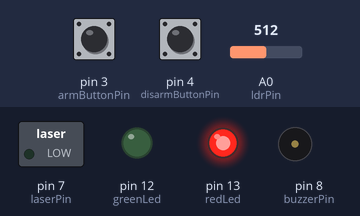
Bench run of a sketch on a simulated Arduino Uno, built with avr-gcc and run on an emulated ATmega328P. On the bench: switched loads named in the sketch (green lamp = pin HIGH), output pins drawn as LEDs (lit = HIGH), buzzer (waves = sounding). Inputs (shaded band) come from the test bench; at power-on: pin 3 (armButtonPin) HIGH, pin 4 (disarmButtonPin) HIGH, A0 (ldrPin) = 512. What the sketch prints to the serial monitor is not drawn.

Above: at 1.2 s.
1.3 s: pin 3 (armButtonPin) pulled LOW for 0.15 s
At 1.8 s:
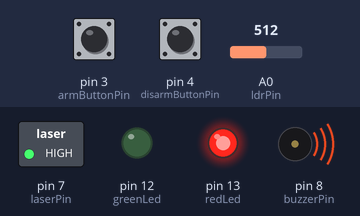
4.3 s: pin 4 (disarmButtonPin) pulled LOW for 1 s
At 5.1 s:
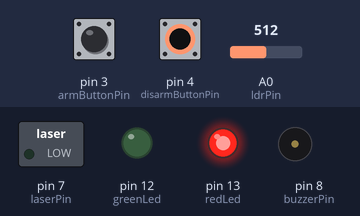
6.8 s: pin 3 (armButtonPin) pulled LOW for 1 s
At 7.8 s:
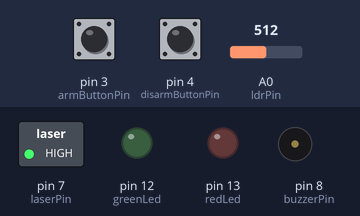
10.4 s: pin 4 (disarmButtonPin) pulled LOW for 3.2 s
At 10.8 s:
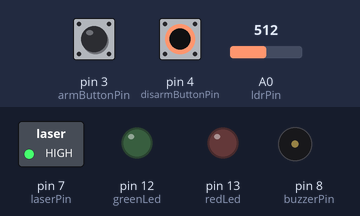
Timing chart, 0 to 13.4 s (numbered marks = the images above; inputs shaded):
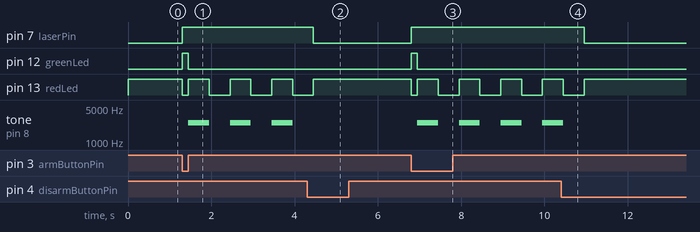

The sketch:

security-mode-ldr.ino
```cpp
// 1. Pin Definitions
const int ldrPin = A0;          // Analog input pin for LDR sensor
const int laserPin = 7;         // Digital output pin to power Laser Module
const int armButtonPin = 3;     // Push button to ARM system
const int disarmButtonPin = 4;  // Push button to DISARM system
const int buzzerPin = 8;        // Digital output pin for alarm buzzer
const int redLed = 13;          // Digital output pin for Red LED (System OFF / Alarm)
const int greenLed = 12;        // Digital output pin for Green LED (System ON / Active)

// 2. Thresholds & Variables
const int LIGHT_THRESHOLD = 600; // Adjust according to your laser & room light
bool systemArmed = false;        // System state (true = Armed, false = Disarmed)

int lastArmState = HIGH;         // Button debouncing variable
int lastDisarmState = HIGH;      // Button debouncing variable

void setup() {
  pinMode(laserPin, OUTPUT);
  pinMode(buzzerPin, OUTPUT);
  pinMode(redLed, OUTPUT);
  pinMode(greenLed, OUTPUT);

  // Enable internal pull-up resistors for both buttons
  pinMode(armButtonPin, INPUT_PULLUP);
  pinMode(disarmButtonPin, INPUT_PULLUP);

  Serial.begin(9600);
  Serial.println("--- Dual-Button Laser Security System Started ---");

  // Initial State: System DISARMED (Red LED ON, Green LED OFF, Laser OFF)
  digitalWrite(redLed, HIGH);
  digitalWrite(greenLed, LOW);
  digitalWrite(laserPin, LOW);
}

void loop() {
  // Read states of both buttons
  int armState = digitalRead(armButtonPin);
  int disarmState = digitalRead(disarmButtonPin);

  // --- 1. Check ARM Button Press ---
  if (armState == LOW && lastArmState == HIGH) {
    if (!systemArmed) {
      systemArmed = true;
      Serial.println("🟢 System ARMED - Laser Activated");
      digitalWrite(laserPin, HIGH); // Turn ON laser
      digitalWrite(greenLed, HIGH); // Turn ON Green LED (System Active)
      digitalWrite(redLed, LOW);    // Turn OFF Red LED
      noTone(buzzerPin);            // Silence buzzer
    }
    delay(150); // Debounce delay
  }

  // --- 2. Check DISARM Button Press ---
  if (disarmState == LOW && lastDisarmState == HIGH) {
    if (systemArmed) {
      systemArmed = false;
      Serial.println("🔴 System DISARMED - Laser OFF");
      digitalWrite(laserPin, LOW);  // Turn OFF laser
      digitalWrite(greenLed, LOW);  // Turn OFF Green LED
      digitalWrite(redLed, HIGH);   // Turn ON Red LED (System OFF)
      noTone(buzzerPin);            // Silence buzzer
    }
    delay(150); // Debounce delay
  }

  lastArmState = armState;
  lastDisarmState = disarmState;

  // --- 3. Security Check (Only when system is ARMED) ---
  if (systemArmed) {
    int ldrValue = analogRead(ldrPin); // Read laser intensity on LDR

    // If the beam is cut (Movement detected)
    if (ldrValue < LIGHT_THRESHOLD) {
      Serial.println("🚨 MOTION DETECTED! Laser beam cut!");
      triggerAlarm(); // Execute 1-second pulsing alarm
    } else {
      // Safe Armed State (Beam intact)
      digitalWrite(greenLed, HIGH); // Keep Green LED ON
      digitalWrite(redLed, LOW);    // Keep Red LED OFF
      noTone(buzzerPin);            // Silence buzzer
    }
  }
}

// Subroutine for 1-second pulsing alarm
void triggerAlarm() {
  // Step 1: Turn OFF green LED immediately when motion is detected
  digitalWrite(greenLed, LOW);

  // Step 2: Alarm ON phase (500 milliseconds)
  digitalWrite(redLed, HIGH);  // Turn ON Red LED
  tone(buzzerPin, 2500);       // Play high pitch alarm sound
  delay(500);                  // Wait 0.5s

  // Step 3: Alarm OFF phase (500 milliseconds)
  digitalWrite(redLed, LOW);   // Turn OFF Red LED
  noTone(buzzerPin);           // Stop buzzer
  delay(500);                  // Wait 0.5s
}
```

Measured:
- after the input at 1.3 s, pin 7 (laserPin): LOW → HIGH at once; pin 12 (greenLed): LOW → HIGH at once, → LOW 0.15 s later; pin 13 (redLed): HIGH → LOW at once, then repeats every 1.0 s: HIGH 0.50 s, LOW 0.50 s; tone on pin 8 (buzzerPin): alternates 2500 Hz for 0.50 s and silent for 0.50 s, starting after 0.15 s
- after the input at 4.3 s, pin 7 (laserPin): HIGH → LOW after 0.15 s; pin 13 (redLed): goes on until 4.5 s, then stays HIGH; tone on pin 8 (buzzerPin): stops changing and stays silent
- after the input at 6.8 s, pin 7 (laserPin): LOW → HIGH at once; pin 12 (greenLed): LOW → HIGH at once, → LOW 0.15 s later; pin 13 (redLed): HIGH → LOW at once, then repeats every 1.0 s: HIGH 0.50 s, LOW 0.50 s; tone on pin 8 (buzzerPin): alternates 2500 Hz for 0.50 s and silent for 0.50 s, starting after 0.15 s
- after the input at 10.4 s, pin 7 (laserPin): HIGH → LOW after 0.55 s; pin 13 (redLed): goes on until 11.0 s, then stays HIGH; tone on pin 8 (buzzerPin): goes on until 10.5 s, then stays silent
